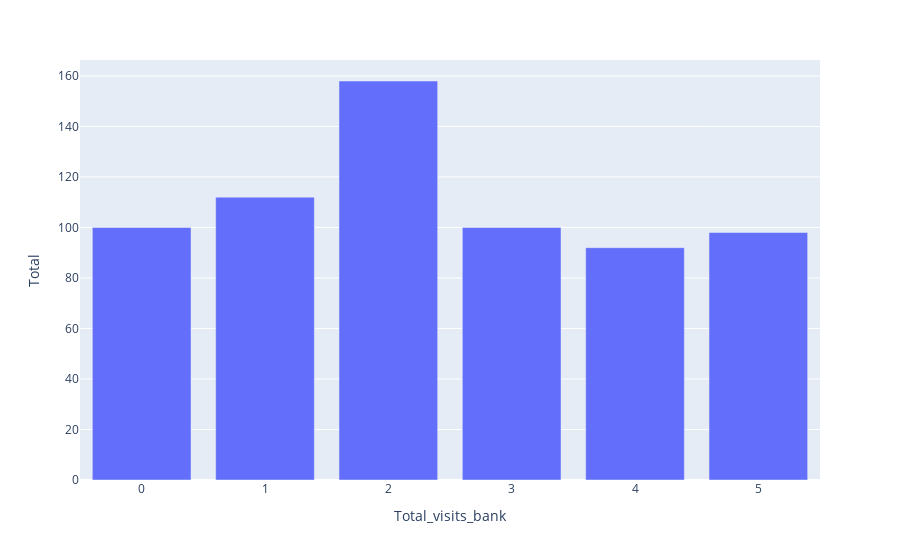

Here is the notebook cell this chart was saved with:
### Code cell
fig = px.bar(data2, x = "Total_visits_bank", y = "Total")
fig.show()

### Figure 1 — Plotly figure (JSON) as saved in the notebook; plotly's stock layout.template omitted (floating-point values rounded to 4 significant figures)
{"data": [{"alignmentgroup": "True", "hovertemplate": "Total_visits_bank=%{x}<br>Total=%{y}<extra></extra>", "legendgroup": "", "marker": {"color": "#636efa", "pattern": {"shape": ""}}, "name": "", "offsetgroup": "", "orientation": "v", "showlegend": false, "textposition": "auto", "type": "bar", "x": [0, 1, 2, 3, 4, 5], "xaxis": "x", "y": [100, 112, 158, 100, 92, 98], "yaxis": "y"}], "layout": {"barmode": "relative", "legend": {"tracegroupgap": 0}, "margin": {"t": 60}, "xaxis": {"anchor": "y", "domain": [0, 1], "title": {"text": "Total_visits_bank"}}, "yaxis": {"anchor": "x", "domain": [0, 1], "title": {"text": "Total"}}}}
